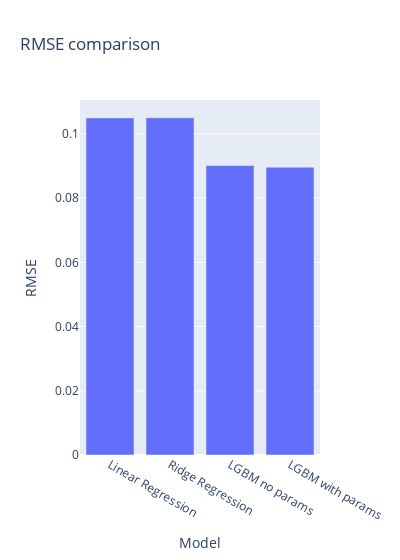

Notebook source saved alongside this figure:
### Code cell
fig=px.bar(x=["Linear Regression","Ridge Regression","LGBM no params","LGBM with params"],y=[linear_metrics["rmse"],ridge_metrics["rmse"],lgbm_no_params_metrics["rmse"],lgbm_with_params_metrics["rmse"]],title="RMSE comparison",
           labels={"x":"Model","y":"RMSE"},width=400)
fig.show()

### Figure 1 — Plotly figure (JSON) as saved in the notebook; plotly's stock layout.template omitted (floating-point values rounded to 4 significant figures)
{"data": [{"hovertemplate": "Model=%{x}<br>RMSE=%{y}<extra></extra>", "legendgroup": "", "marker": {"color": "#636efa", "pattern": {"shape": ""}}, "name": "", "orientation": "v", "showlegend": false, "textposition": "auto", "type": "bar", "x": ["Linear Regression", "Ridge Regression", "LGBM no params", "LGBM with params"], "xaxis": "x", "y": [0.105, 0.105, 0.09018, 0.08963], "yaxis": "y"}], "layout": {"barmode": "relative", "legend": {"tracegroupgap": 0}, "title": {"text": "RMSE comparison"}, "width": 400, "xaxis": {"anchor": "y", "domain": [0, 1], "title": {"text": "Model"}}, "yaxis": {"anchor": "x", "domain": [0, 1], "title": {"text": "RMSE"}}}}
